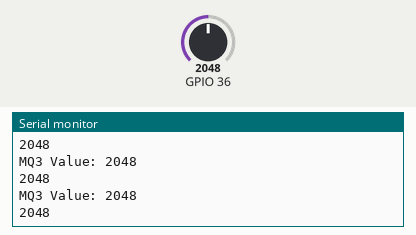
Bench run of a sketch on a simulated ESP32. Parts: the last lines printed to the serial monitor. Inputs (shaded band) come from the test bench; at power-on: GPIO 36 = 2048.

Above: at 2.2 s.
2.3 s: GPIO 36 set to 2866
At 2.9 s:
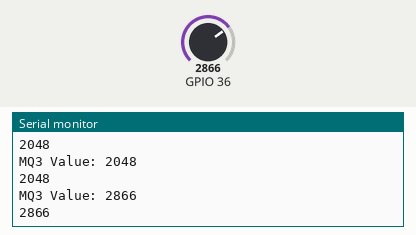
3.8 s: GPIO 36 set to 3603
At 4.4 s:
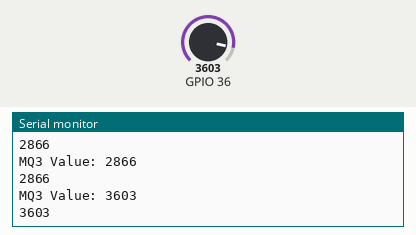
Timing chart, 0 to 6.8 s (numbered marks = the images above; inputs shaded):
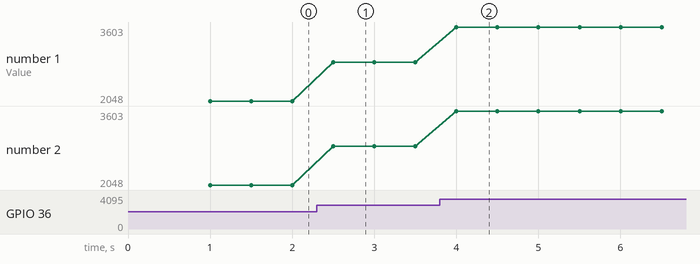

Measured:
- after the input at 2.3 s, the serial monitor: prints a new line after 0.20 s (image 1)
- after the input at 3.8 s, the serial monitor: prints a new line after 0.20 s (image 2)
- plotted number 1: 2048 → 2866 after the input at 2.3 s, 2866 → 3603 after the input at 3.8 s
- plotted number 2: 2048 → 2866 after the input at 2.3 s, 2866 → 3603 after the input at 3.8 s

The sketch:

arduino.ino
```cpp
// FINAL MQ3 ARDUINO CODE – clean numeric output only

void setup() {
  Serial.begin(9600);      // Must match ESP32 Serial1 baud
  delay(1000);
  Serial.println("MQ3 Arduino Ready");
}

void loop() {
  int rawValue = analogRead(A0);   // 0–1023

  // Human-readable debug:
  Serial.print("MQ3 Value: ");
  Serial.println(rawValue);

  // *** DATA TO ESP32 ***
  // The ESP32 sender will ONLY look at this pure number line.
  Serial.println(rawValue);

  delay(500);
}
```
